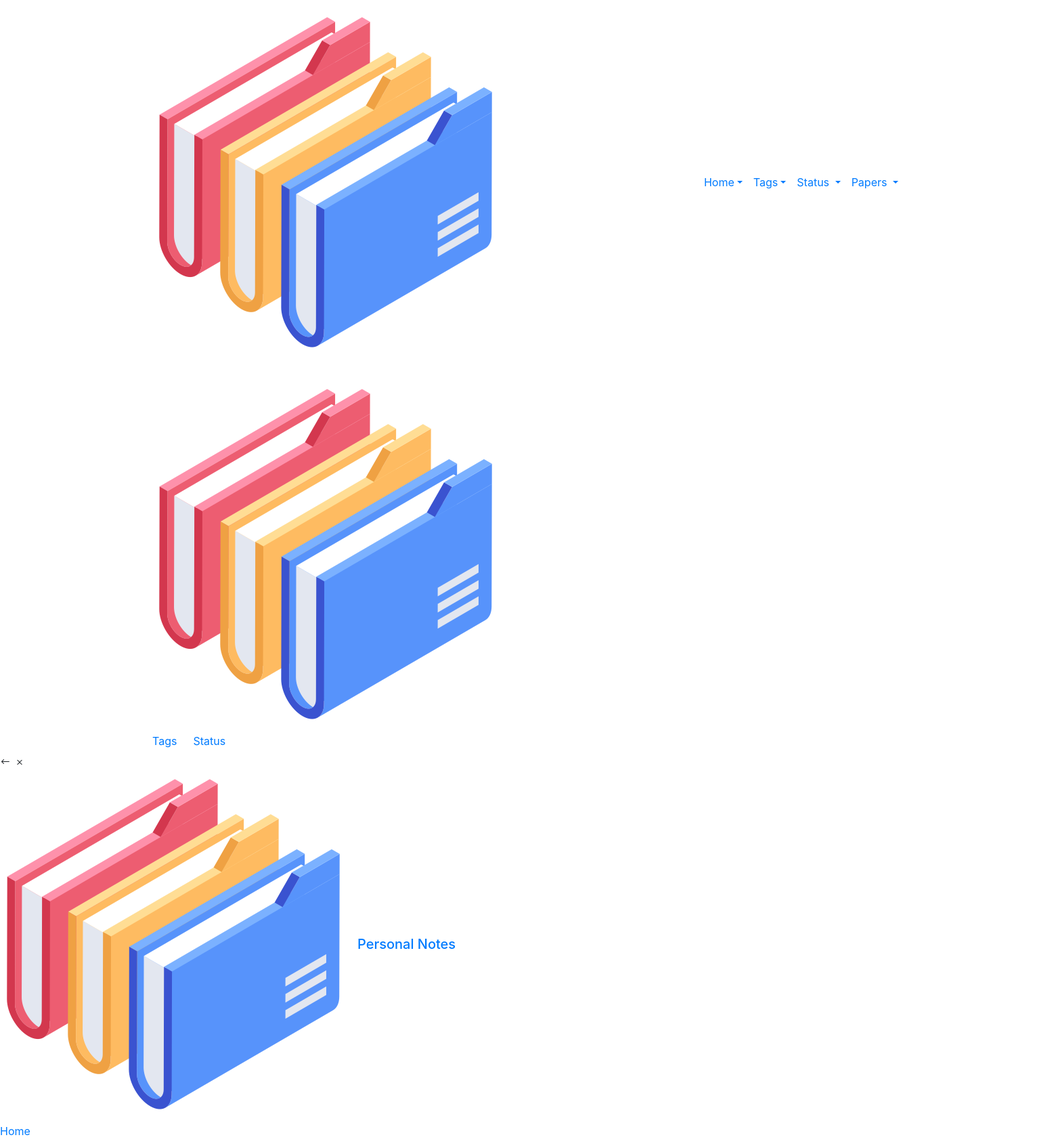
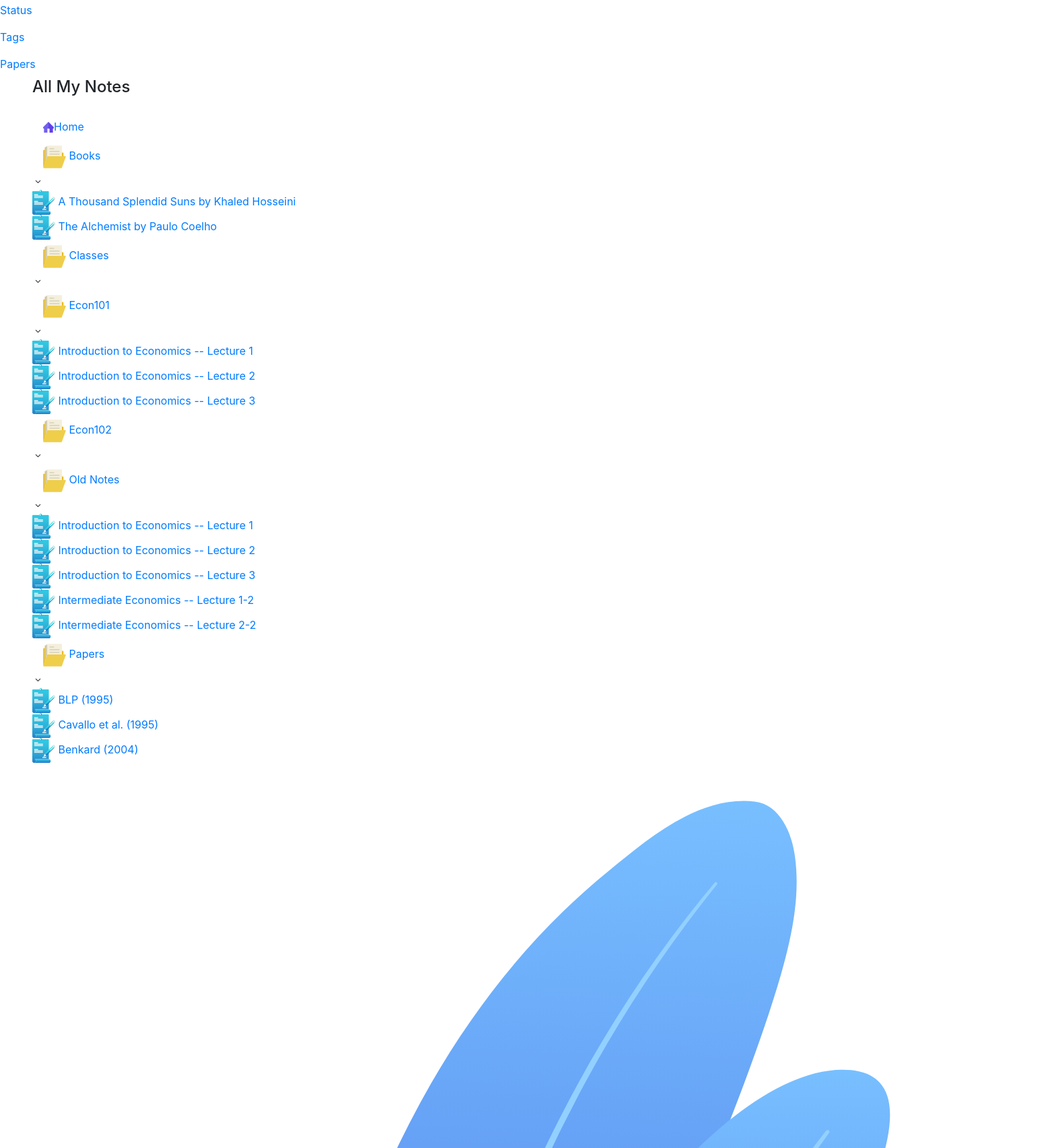
/status (signed in, upper part), run on the app's committed database (2 pictures, top to bottom).
### notes/models.py (models this page shows, shortened)
class normalNotes(models.Model):
    name = models.CharField(max_length=250)
    note_type = models.ForeignKey(Type, on_delete=models.CASCADE)
    path = models.CharField(max_length=500)
    title = models.CharField(max_length=500)
    slug = models.SlugField(default="", max_length=600)
    status = models.CharField(max_length=200)
    tags = models.ManyToManyField(Tags, related_query_name="notes", related_name="note")
    parent_folder = models.ForeignKey(Folder, on_delete=models.CASCADE)
    date_modified = models.CharField(default=timezone.now, max_length=150)
    main_content = models.TextField()
    class Meta:
        verbose_name = "note"
    def get_url_path(self):
        parent_path = self.parent_folder.path.strip("/")
        slug = self.slug
        url = f"{parent_path}/{slug}"
        return url

### research_notes/views.py (the view, shortened to what this page needs)
# urls.py: path('status', views.all_statuses, name='all_statuses'),
@login_required
def all_statuses(request, sort="title", ascending=False):
    sort_options = ["Title", "Date Modified (File)"]
    order_options = ["Ascending", "Descending"]
    all_notes = normalNotes.objects.all()
    if sort == "title":
        all_notes = sorted(all_notes, key=sortTitle, reverse=not ascending)
    elif sort == "modified":
        all_notes = sorted(all_notes, key=sortDate, reverse=not ascending)
    group_list = []
    for file in all_notes:
        if file.status not in group_list:
            group_list.append(file.status)
    current_sorting = sort.title()
    if ascending == True:
        current_ordering = "Ascending"
    elif ascending == False:
        current_ordering = "Descending"
    return render(request, "all_statuses.html", {"group_list": group_list, "all_notes": all_notes ,"sort_options": sort_options, "order_options": order_options, "current_sorting": current_sorting , "current_ordering": current_ordering})

### notes/custom_context_processors.py (called while the page is built)
def tree_nav(request):
    root_parent = Folder.objects.get(name="All Notes")
    nav_html = root_parent.get_folder_tree()
    return {"full_nav": nav_html}

### notes/models.py (called while the page is built)
    def presentable_name(self):
        return self.name.replace('_', ' ').title()

    def get_all_subdirs(self):
        return self.subfolders + self.subfiles

    def get_url_path(self):
        if self.parent == None:
            url = "/"
        else:
            parent_path = self.parent.path.strip("/")
            slug = self.slug
            url = f"{parent_path}/{slug}"
            if self.parent == Folder.objects.get(name="All Notes") and self.parent.folder_type == None:
                url = slug
        return url

### research_notes/views.py (called while the page is built)
def sortTitle(item):
    return item.title

### templates/all_statuses.html (shortened to what this page needs)
{% extends 'doc-base.html' %}
{% load static %}

### templates/doc-base.html (shortened to what this page needs)
{% load static %}
<!doctype html>
<html lang="en">
<head>
    <link rel="stylesheet" href="{% static 'assets/bootstrap/css/bootstrap.min.css' %}">
    <link rel="stylesheet" href="{% static 'assets/bootstrap/css/bootstrap-select.min.css' %}">
    <link rel="stylesheet" href="{% static 'assets/font-size/css/rvfs.css' %}">
    <link rel="stylesheet" href="{% static 'assets/elagent-icon/style.css' %}">
    <link rel="stylesheet" href="{% static 'assets/niceselectpicker/nice-select.css' %}">
    <link rel="stylesheet" href="{% static 'assets/animation/animate.css' %}">
    <link rel="stylesheet" href="{% static 'assets/prism/prism.css' %}">
    <link rel="stylesheet" href="{% static 'assets/prism/prism-coy.css' %}">
    <link rel="stylesheet" href="{% static 'css/style.css' %}">
    <link rel="stylesheet" href="{% static 'css/responsive.css' %}">
</head>
<body data-spy="scroll" data-target="#navbar-example3" data-offset="86" data-scroll-animation="true" class="doc">
    <div class="body_wrapper">
        <nav class="navbar navbar-expand-lg menu_one display_none">
            <div class="container custom_container">
                <a class="navbar-brand sticky_logo" href="{% url 'home' %}">
                    <div class="d-flex align-items-center">
                        <img class='logo-img mr-3' src="{% static 'img/my-static/folders.png' %}" srcset="{% static 'img/logo-w2x.png' %} 2x" alt="logo">
                        <h5 class="text-white m-0">Personal Notes</h5>
                    </div>
                </a>
                <div class="collapse navbar-collapse" id="navbarSupportedContent">
                    <ul class="navbar-nav menu ml-auto">
                        <li class="nav-item dropdown submenu">
                            <a href="{% url 'home' %}" class="nav-link dropdown-toggle">Home</a>
                        </li>
                        <li class="nav-item dropdown submenu mega_menu tab-demo">
                            <a href="{% url 'all_tags' %}" class="nav-link dropdown-toggle">Tags</a>
                        </li>
                        <li class="nav-item dropdown submenu">
                            <a class="nav-link dropdown-toggle" href="{% url 'all_statuses' %}">
                                Status
                            </a>
                        </li>
                        <li class="nav-item dropdown submenu">
                            <a class="nav-link dropdown-toggle" href="{% url 'show-content' 'papers' %}" role="button" data-toggle="dropdown" aria-haspopup="true" aria-expanded="false">
                                Papers
                            </a>
                        </li>
                    </ul>
                </div>
            </div>
        </nav>
        <div class="mobile_main_menu" id="sticky">
            <div class="container">
                <div class="mobile_menu_left">
                    <button type="button" class="navbar-toggler mobile_menu_btn">
                    </button>
                    <a class="sticky_logo" href="{% url 'home' %}">
                        <div class="d-flex align-items-center">
                            <img class="logo-img mr-3" src="{% static 'img/my-static/folders.png' %}" srcset="{% static 'img/logo-w2x.png' %} 2x" alt="logo">
                            <h5 class="text-white m-0">Personal Notes</h5>
                        </div>
                    </a>
                </div>
                <div class="mobile_menu_right">
                    <ul class="navbar-nav menu ml-auto d-flex flex-row">
                        <li class="nav-item dropdown submenu mr-4">
                            <a href="{% url 'all_tags' %}" class="nav-link">Tags</a>
                        </li>
                        <li class="nav-item dropdown submenu">
                            <a href="{% url 'all_statuses' %}" class="nav-link">Status</a>
                        </li>
                    </ul>
                </div>
            </div>
        </div>
        <div class="side_menu">
            <div class="mobile_menu_header">
                <div class="close_nav">
                    <i class="arrow_left"></i>
                    <i class="icon_close"></i>
                </div>
                <div class="mobile_logo">
                    <a class="d-flex align-items-center" href="{% url 'home' %}">
                        <img class="logo-img mr-3" src="{% static 'img/my-static/folders.png' %}" alt="logo">
                        <h5 class="m-0">Personal Notes</h5>
                    </a>
                </div>
            </div>
            <div class="mobile_nav_wrapper">
                <nav class="mobile_nav_top">
                    <ul class="navbar-nav menu ml-auto">
                        <li class="nav-item">
                            <a href="{% url 'home' %}" class="nav-link">Home</a>
                        </li>
                        <li class="nav-item">
                            <a href="{% url 'all_statuses' %}" class="nav-link">Status</a>
                        </li>
                        <li class="nav-item">
                            <a href="{% url 'all_tags' %}" class="nav-link">Tags</a>
                        </li>
                        <li class="nav-item">
                            <a href="{% url 'show-content' 'papers' %}" class="nav-link">Papers</a>
                        </li>
                    </ul>
                </nav>
                <div class="mobile_nav_bottom px-5">
                    <aside class="doc_left_sidebarlist" style="overflow-x: scroll">
                        <h4 class="m-0 mb-4">All My Notes</h4>
                        <div class="scroll">
                            <ul class="list-unstyled nav-sidebar">
                                <li class="nav-item">
                                    <a href="{% url 'home' %}" class="nav-link"><img src="{% static 'img/side-nav/home.png' %}" alt="">Home</a>
                                </li>
                                {{ full_nav | safe }}
                            </ul>
                        </div>
                    </aside>
                </div>
            </div>
        </div>
        {% block breadcrumb %}
            <section class="breadcrumb_area">
                <img class="p_absolute bl_left" src="{% static 'img/v.svg' %}" alt="">
            </section>
        {% endblock breadcrumb %}
    </div>
</body>
</html>

### data on the page
normalNotes: title (picture), title "Books A Thousand Splendid Suns by Khaled Hosseini The Alchemist by Paulo Coelho Classes Econ101 Introduction to Economics -- Lecture 1 Introduction to Economics -- Lecture 2 Introduction to Economics -- Lecture 3 Econ102 Old Notes Introduction to Economics -- Lecture 1 Introduction to Economics -- Lecture 2 Introduction to Economics -- Lecture 3 Intermediate Economics -- Lecture 1-2 Intermediate Economics -- Lecture 2-2 Papers BLP (1995) Cavallo et al. (1995) Benkard (2004)"
